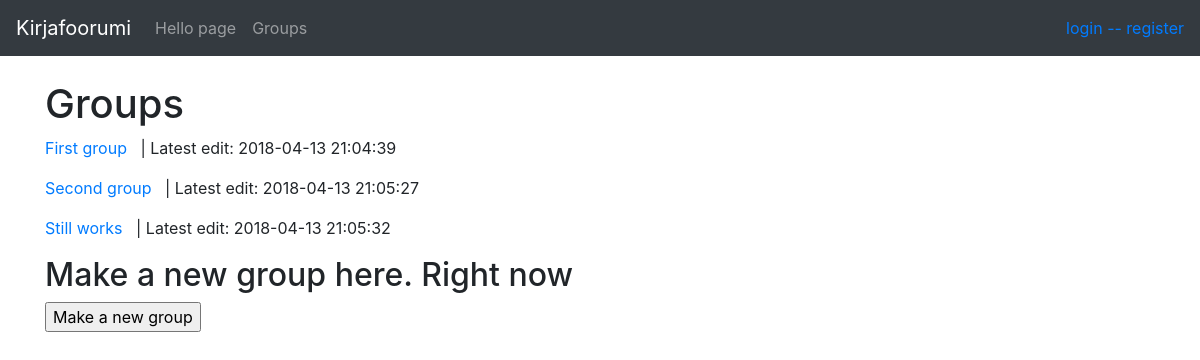
Before: /groups with the older database file.
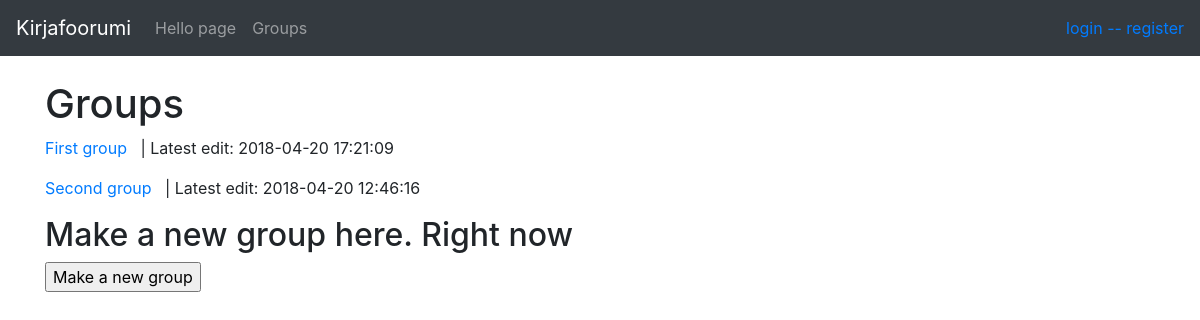
After: the same page with the newer database file.
### application/messages/models.py (models this page shows, shortened)
class Groups(Base):
    heading = db.Column(db.String(20), nullable=False)
    account_id = db.Column(db.Integer, db.ForeignKey('account.id'), nullable = False)
    book_id = db.Column(db.Integer, db.ForeignKey('book.id'))
    messages = db.relationship("Message", backref='Groups', lazy=True)

### application/messages/messages.py (the view)
@app.route("/groups")
def all_groups():
    return render_template("messages/groups.html", groups = Groups.query.all())

### application/templates/messages/groups.html (shortened to what this page needs)
{% extends "layout.html" %}
{% block body %}
    <h1>Groups</h1>
    {% for group in groups %}
    <p>
        <a href="{{ url_for('group_messages', group_id= group.id) }}"> {{ group.heading }} </a>
        &nbsp; | Latest edit: {{ group.date_modified }} &nbsp;
    </p>
    {% endfor %}
    <h2>Make a new group here. Right now</h2>
    <form method="GET" action="{{ url_for('group_form') }}">
        <input type="submit" value="Make a new group"/>
    </form>
{% endblock %}

### application/templates/layout.html (shortened to what this page needs)
<!DOCTYPE html>
<html>
  <head>
    <link rel="stylesheet" href="https://maxcdn.bootstrapcdn.com/bootstrap/4.0.0/css/bootstrap.min.css">
  </head>
  <body>
    <nav class="navbar navbar-expand-md navbar-dark bg-dark mb-4">
      <a class="navbar-brand" href="#">Kirjafoorumi</a>
          <div class="collapse navbar-collapse" id="navbarCollapse">
            <ul class="navbar-nav mr-auto">
              <li class="nav-item">
                <a class="nav-link" href="{{ url_for('hello') }}">Hello page</a>
              </li>
              <li class="nav-item">
                  <a class="nav-link" href="{{ url_for('all_groups') }}">Groups</a>
              </li>
            </ul>
            <div class="form-inline mt-2 mt-md-0">
              {% if current_user.is_authenticated %}
              <li class="nav-item">
                  <a class="nav-link" href="{{ url_for('my_page') }}">my page</a>
              </li>
              <a href="{{ url_for('auth_logout') }}"> {{ current_user.name }} -- Logout</a>
              {% else %}
                <a href="{{ url_for('auth_login') }}"> login -</a>
                <a href="{{ url_for('auth_register') }}"> - register </a>
              {% endif %}
            </div>
          </div>
    </nav>
    <main role="main" class="container">
      {% block body %}{% endblock %}
    </main>
  </body>
</html>

Changed rows visible on the page:
removed Groups: heading "Still works", date_modified "2018-04-13 21:05:32"
changed Groups "First group": date_modified "2018-04-13 21:04:39" → "2018-04-20 17:21:09"
changed Groups "Second group": date_modified "2018-04-13 21:05:27" → "2018-04-20 12:46:16"
